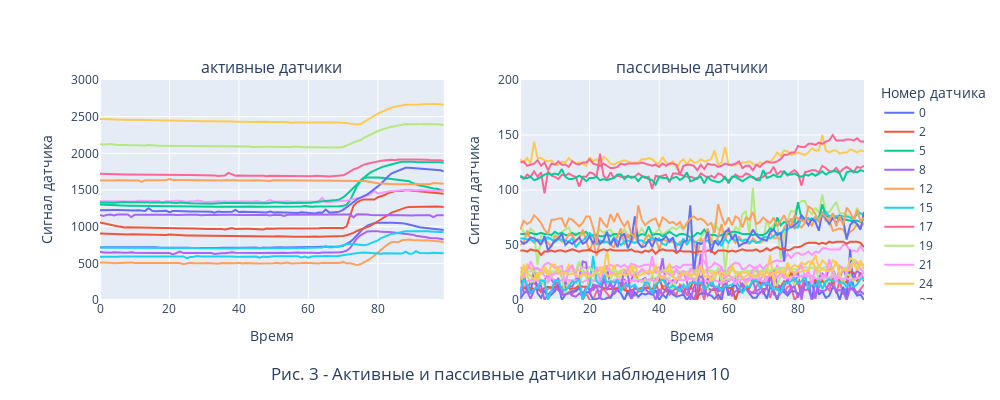

The notebook cell saved with this chart:
### Markdown cell above
На рис.2 изображена диаграмма изменения класса сигнала. В районе 50 временного промежутка видно изменение класса жеста. Сравнивая её с диаграммой сигналов датчиков (рис.1) мы видим, что на первой реакция датчиков происходит с запаздыванием (примерно на 70 временном интервале).

### Code cell
m.get_active_passive_sensors_plot(10, plot_counter = 3)
m.get_sensor_list(10, print_active=True)
print()
